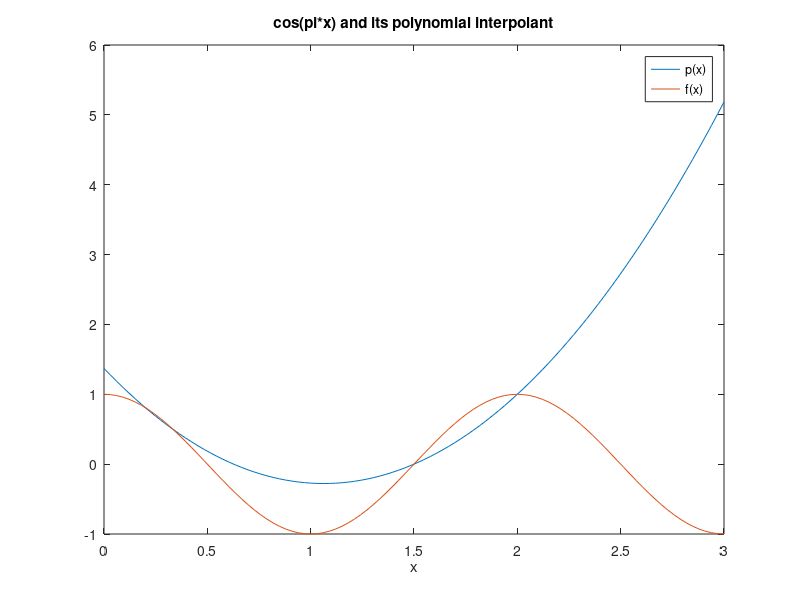

The MATLAB script that drew this image: (Note: this script raises an error after producing the figure.)
%% G12ISC 2018-2019 Coursework 3
%
% Subject: Polynomial interpolation 
% Student Name: Lan SHUI
% Student ID: 4336432

clear all
close all
clc


%% Question 1
% Following code produces one figure consisting of 3 Lagrange polynomials

% 3 Lagrange polynomials
L0 = @(z) (z-3/2).*(z-2)/(117/50);
L1 = @(z) (z-1/5).*(z-2)/(-13/20);
L2 = @(z) (z-1/5).*(z-3/2)/(9/10);

% Plot the figure
x = linspace(0,3,100);
plot(x,L0(x),x,L1(x),x,L2(x));
% Format the figure
legend('L0(x)','L1(x)','L2(x)');
title('3 Lagrange polynomials');
xlabel('x');


%% Question 2
% Following code produces one figure consisting of function f and its interpolant

% Function f
f = @(z) cos(pi.*z);

% f's polynomial interpolant p in Lagrange's form
f0 = cos((1/5)*pi);
f1 = cos((3/2)*pi);
f2 = cos(2*pi);
p = @(z) f0*L0(z)+f1*L1(z)+f2*L2(z);

% Plot the figure
plot(x,p(x),x,f(x));
% Format the figure
title('cos(pi*x) and its polynomial interpolant')
legend('p(x)','f(x)');
xlabel('x');


%% Question 5

clear all
close all
clc

% Following code produces one figure consisting of 5 Lagrange polynomials
% L_0(x), L_1(x), L_2(x), L_3(x) and L_4(x).

% Construct evaluation points x
x = GridEq(160,-2,2);

% Construct vector z which are points used to construct L_k(x)
n = 4;
z = GridEq(n,-2,2);

% Plot the figure
y_0 = LagrPolyn(0,x,z);
y_1 = LagrPolyn(1,x,z);
y_2 = LagrPolyn(2,x,z);
y_3 = LagrPolyn(3,x,z);
y_4 = LagrPolyn(4,x,z);
plot(x,y_0,'m',x,y_1,'r',x,y_2,'b',x,y_3,'g',x,y_4,'k');
% Format the figure
title('Plot of 5 Lagrange polynomials')
legend('L_0(x)','L_1(x)','L_2(x)','L_3(x)','L_4(x)');
xlabel('x');


%% Question 7

clear all
close all
clc

% Following code produces one figure consisting of function f and its 4
% different interpolants using PolynInterp.m.

f = @(x) cos((pi/3)*(3-2.*x));

% Construct evaluation points x
x = GridEq(160,-2,2);

% Construct vectors z_1, z_2, z_3 and z_4 which are 4 sets of points used 
% to construct Lagrange polynomials
z_1 = GridEq(2,-2,2);
z_2 = GridEq(3,-2,2);
z_3 = GridEq(4,-2,2);
z_4 = GridEq(8,-2,2);

% Plot the figure
p_1 = PolynInterp(f,x,z_1);
p_2 = PolynInterp(f,x,z_2);
p_3 = PolynInterp(f,x,z_3);
p_4 = PolynInterp(f,x,z_4);
plot(x,p_1,'m',x,p_2,'r',x,p_3,'b',x,p_4,'g',x,f(x),'k');
% Format the figure
title('cos((pi/3)(3-2x)) and its four different interpolants')
legend('p_1','p_2','p_3','p_4','f');
xlabel('x');


%% Question 9

% Following code produces one figure of error for polynomial interpolation
% versus the number of points used to construct it.

f = @(x) cos((pi/3)*(3-2.*x));

% Construct a large range of n
n = (1:50);

% Initialize the error
e = zeros(1,50);

% Compute the error under different n
for i = 1:50
    z = GridEq(i,-2,2);
    % vector containing points used to construct the interpolation
    e(i) = PolyInterpolError(-2,2,f,z);
end

% Plot the figure
semilogy(n,e);
% Format the figure
title('error of interpolation versus the number of points')
xlabel('n');
ylabel('e');

% From the plot, we can see that P_n dosen't converge to f. And the error 
% tends to increase after n is larger than approximately 23.

% Such huge error is called Runge phenomenon and the error appears at the
% edge of the interval. So we can figure out a subinterval [-c,c] where the 
% P_n dose converge to f.


% Construct a range of c in [0,2]
c = linspace(1.9,0.1,10);

% Plot error in different intervals
f = @(x) cos((pi/3)*(3-2.*x));
n = (1:50);
e = zeros(1,50);
for j = 1:10
    for i = 1:50
    z = GridEq(i,-2,2);
    e(i) = PolyInterpolError(-c(j),c(j),f,z);
    end
    subplot(2,5,j);
    semilogy(n,e);
    xlabel('n');
    ylabel('error');
    title(['c=',num2str(c(j))]);
end

% From the diagram, the largest value of c is approximately 0.7.


%% Question 10

clear all
close all
clc

% Following code investigates the same issue as Q7-9 but with a different 
% function.

% Q7'
f = @(x) 1./(1+10*(x.^2));

% Construct evaluation points x
x = GridEq(160,-2,2);

% Construct vectors z_1, z_2, z_3 and z_4 which are 4 sets of points used 
% to construct Lagrange polynomials
z_1 = GridEq(2,-2,2);
z_2 = GridEq(3,-2,2);
z_3 = GridEq(4,-2,2);
z_4 = GridEq(8,-2,2);

% Plot the figure
p_1 = PolynInterp(f,x,z_1);
p_2 = PolynInterp(f,x,z_2);
p_3 = PolynInterp(f,x,z_3);
p_4 = PolynInterp(f,x,z_4);
plot(x,p_1,'m',x,p_2,'r',x,p_3,'b',x,p_4,'g',x,f(x),'k');
title('1/(1+10*(x^2)) and its four different interpolants')
legend('p_1','p_2','p_3','p_4','f');
xlabel('x');

% Q9'
f = @(x) 1./(1+10.*(x.^2));

% Construct a large range of n
n = (1:50);

% Initialize the error
e = zeros(1,50);

% Compute the error under different n
for i = 1:50
    z = GridEq(i,-2,2);
    % vector containing points used to construct the interpolation
    e(i) = PolyInterpolError(-2,2,f,z);
end

% Plot the figure
semilogy(n,e);
title('error of interpolation versus the number of points')
xlabel('n');
ylabel('e');

% From the plot, we can see that P_n dosen't converge to f. Again we can
% figure out a subinterval [-c,c] where the P_n dose converge to f.


% Construct a range of c in [0,2]
c = linspace(1.9,0.1,10);

% Plot error in different intervals
f = @(x) 1./(1+10.*(x.^2));
n = (1:50);
e = zeros(1,50);
for j = 1:10
    for i = 1:50
    z = GridEq(i,-2,2);
    e(i) = PolyInterpolError(-c(j),c(j),f,z);
    end
    subplot(2,5,j);
    semilogy(n,e);
    xlabel('n');
    ylabel('error');
    title(['c=',num2str(c(j))]);
end

% From the diagram, the largest value of c is approximately 1.1.

%% Question 12

clear all
close all
clc

% Following code investigates the same issue as Q10 but using Chebyshev 
% points to contruct the interpolation

% Q7''
f = @(x) 1./(1+10*(x.^2));

% Construct evaluation points x
x = GridEq(160,-2,2);

% Construct vectors z_1, z_2, z_3 and z_4 which are 4 sets of points used 
% to construct Lagrange polynomials
z_1 = GridCheb(2,-2,2);
z_2 = GridCheb(3,-2,2);
z_3 = GridCheb(4,-2,2);
z_4 = GridCheb(8,-2,2);

% Plot the figure
p_1 = PolynInterp(f,x,z_1);
p_2 = PolynInterp(f,x,z_2);
p_3 = PolynInterp(f,x,z_3);
p_4 = PolynInterp(f,x,z_4);
plot(x,p_1,'m',x,p_2,'r',x,p_3,'b',x,p_4,'g',x,f(x),'k');
title('1/(1+10*(x^2)) and its four interpolants using Chebyshev points')
legend('p_1','p_2','p_3','p_4','f');
xlabel('x');

% Q9''
f = @(x) 1./(1+10*(x.^2));

% Construct a large range of n
n = (1:50);

% Initialize the error
e = zeros(1,50);

% Compute the error under different n
for i = 1:50
    z = GridCheb(i,-2,2);
    % vector containing points used to construct the interpolation
    e(i) = PolyInterpolError(-2,2,f,z);
end

% Plot the figure
semilogy(n,e);
title('error of interpolation versus the number of Chebyshev points')
xlabel('n');
ylabel('e');

% From the plot, we can see that P_n converges to f because the error keeps
% decreasing as the number of Chebyshev points increases.


